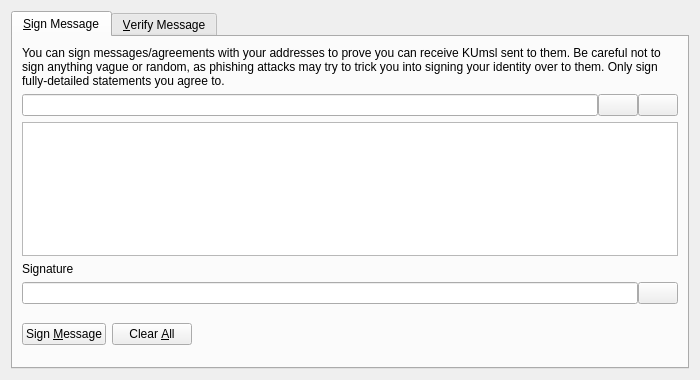
<?xml version="1.0" encoding="UTF-8"?>
<ui version="4.0">
 <class>SignVerifyMessageDialog</class>
 <widget class="QDialog" name="SignVerifyMessageDialog">
  <property name="geometry">
   <rect>
    <x>0</x>
    <y>0</y>
    <width>700</width>
    <height>380</height>
   </rect>
  </property>
  <property name="windowTitle">
   <string>Signatures - Sign / Verify a Message</string>
  </property>
  <property name="modal">
   <bool>true</bool>
  </property>
  <layout class="QVBoxLayout" name="verticalLayout">
   <item>
    <widget class="QTabWidget" name="tabWidget">
     <property name="currentIndex">
      <number>0</number>
     </property>
     <widget class="QWidget" name="tabSignMessage">
      <attribute name="title">
       <string>&amp;Sign Message</string>
      </attribute>
      <layout class="QVBoxLayout" name="verticalLayout_SM">
       <item>
        <widget class="QLabel" name="infoLabel_SM">
         <property name="text">
          <string>You can sign messages/agreements with your addresses to prove you can receive KUmsl sent to them. Be careful not to sign anything vague or random, as phishing attacks may try to trick you into signing your identity over to them. Only sign fully-detailed statements you agree to.</string>
         </property>
         <property name="textFormat">
          <enum>Qt::PlainText</enum>
         </property>
         <property name="wordWrap">
          <bool>true</bool>
         </property>
        </widget>
       </item>
       <item>
        <layout class="QHBoxLayout" name="horizontalLayout_1_SM">
         <property name="spacing">
          <number>0</number>
         </property>
         <item>
          <widget class="QValidatedLineEdit" name="addressIn_SM">
           <property name="toolTip">
            <string>The KUmsl address to sign the message with</string>
           </property>
          </widget>
         </item>
         <item>
          <widget class="QPushButton" name="addressBookButton_SM">
           <property name="toolTip">
            <string>Choose previously used address</string>
           </property>
           <property name="text">
            <string/>
           </property>
           <property name="shortcut">
            <string>Alt+A</string>
           </property>
           <property name="autoDefault">
            <bool>false</bool>
           </property>
          </widget>
         </item>
         <item>
          <widget class="QPushButton" name="pasteButton_SM">
           <property name="toolTip">
            <string>Paste address from clipboard</string>
           </property>
           <property name="text">
            <string/>
           </property>
           <property name="shortcut">
            <string>Alt+P</string>
           </property>
           <property name="autoDefault">
            <bool>false</bool>
           </property>
          </widget>
         </item>
        </layout>
       </item>
       <item>
        <widget class="QPlainTextEdit" name="messageIn_SM">
         <property name="toolTip">
          <string>Enter the message you want to sign here</string>
         </property>
        </widget>
       </item>
       <item>
        <widget class="QLabel" name="signatureLabel_SM">
         <property name="text">
          <string>Signature</string>
         </property>
         <property name="textFormat">
          <enum>Qt::PlainText</enum>
         </property>
        </widget>
       </item>
       <item>
        <layout class="QHBoxLayout" name="horizontalLayout_2_SM">
         <property name="spacing">
          <number>0</number>
         </property>
         <item>
          <widget class="QLineEdit" name="signatureOut_SM">
           <property name="font">
            <font>
             <italic>true</italic>
            </font>
           </property>
           <property name="readOnly">
            <bool>true</bool>
           </property>
          </widget>
         </item>
         <item>
          <widget class="QPushButton" name="copySignatureButton_SM">
           <property name="toolTip">
            <string>Copy the current signature to the system clipboard</string>
           </property>
           <property name="text">
            <string/>
           </property>
           <property name="autoDefault">
            <bool>false</bool>
           </property>
          </widget>
         </item>
        </layout>
       </item>
       <item>
        <layout class="QHBoxLayout" name="horizontalLayout_3_SM">
         <item>
          <widget class="QPushButton" name="signMessageButton_SM">
           <property name="toolTip">
            <string>Sign the message to prove you own this KUmsl address</string>
           </property>
           <property name="text">
            <string>Sign &amp;Message</string>
           </property>
           <property name="autoDefault">
            <bool>false</bool>
           </property>
          </widget>
         </item>
         <item>
          <widget class="QPushButton" name="clearButton_SM">
           <property name="toolTip">
            <string>Reset all sign message fields</string>
           </property>
           <property name="text">
            <string>Clear &amp;All</string>
           </property>
           <property name="autoDefault">
            <bool>false</bool>
           </property>
          </widget>
         </item>
         <item>
          <spacer name="horizontalSpacer_1_SM">
           <property name="orientation">
            <enum>Qt::Horizontal</enum>
           </property>
           <property name="sizeHint" stdset="0">
            <size>
             <width>40</width>
             <height>48</height>
            </size>
           </property>
          </spacer>
         </item>
         <item>
          <widget class="QLabel" name="statusLabel_SM">
           <property name="font">
            <font>
             <weight>75</weight>
             <bold>true</bold>
            </font>
           </property>
           <property name="text">
            <string/>
           </property>
           <property name="wordWrap">
            <bool>true</bool>
           </property>
          </widget>
         </item>
         <item>
          <spacer name="horizontalSpacer_2_SM">
           <property name="orientation">
            <enum>Qt::Horizontal</enum>
           </property>
           <property name="sizeHint" stdset="0">
            <size>
             <width>40</width>
             <height>48</height>
            </size>
           </property>
          </spacer>
         </item>
        </layout>
       </item>
      </layout>
     </widget>
     <widget class="QWidget" name="tabVerifyMessage">
      <attribute name="title">
       <string>&amp;Verify Message</string>
      </attribute>
      <layout class="QVBoxLayout" name="verticalLayout_VM">
       <item>
        <widget class="QLabel" name="infoLabel_VM">
         <property name="text">
          <string>Enter the receiver's address, message (ensure you copy line breaks, spaces, tabs, etc. exactly) and signature below to verify the message. Be careful not to read more into the signature than what is in the signed message itself, to avoid being tricked by a man-in-the-middle attack. Note that this only proves the signing party receives with the address, it cannot prove sendership of any transaction!</string>
         </property>
         <property name="textFormat">
          <enum>Qt::PlainText</enum>
         </property>
         <property name="alignment">
          <set>Qt::AlignLeading|Qt::AlignLeft|Qt::AlignTop</set>
         </property>
         <property name="wordWrap">
          <bool>true</bool>
         </property>
        </widget>
       </item>
       <item>
        <layout class="QHBoxLayout" name="horizontalLayout_1_VM">
         <property name="spacing">
          <number>0</number>
         </property>
         <item>
          <widget class="QValidatedLineEdit" name="addressIn_VM">
           <property name="toolTip">
            <string>The KUmsl address the message was signed with</string>
           </property>
          </widget>
         </item>
         <item>
          <widget class="QPushButton" name="addressBookButton_VM">
           <property name="toolTip">
            <string>Choose previously used address</string>
           </property>
           <property name="text">
            <string/>
           </property>
           <property name="shortcut">
            <string>Alt+A</string>
           </property>
           <property name="autoDefault">
            <bool>false</bool>
           </property>
          </widget>
         </item>
        </layout>
       </item>
       <item>
        <widget class="QPlainTextEdit" name="messageIn_VM"/>
       </item>
       <item>
        <widget class="QValidatedLineEdit" name="signatureIn_VM"/>
       </item>
       <item>
        <layout class="QHBoxLayout" name="horizontalLayout_2_VM">
         <item>
          <widget class="QPushButton" name="verifyMessageButton_VM">
           <property name="toolTip">
            <string>Verify the message to ensure it was signed with the specified KUmsl address</string>
           </property>
           <property name="text">
            <string>Verify &amp;Message</string>
           </property>
           <property name="autoDefault">
            <bool>false</bool>
           </property>
          </widget>
         </item>
         <item>
          <widget class="QPushButton" name="clearButton_VM">
           <property name="toolTip">
            <string>Reset all verify message fields</string>
           </property>
           <property name="text">
            <string>Clear &amp;All</string>
           </property>
           <property name="autoDefault">
            <bool>false</bool>
           </property>
          </widget>
         </item>
         <item>
          <spacer name="horizontalSpacer_1_VM">
           <property name="orientation">
            <enum>Qt::Horizontal</enum>
           </property>
           <property name="sizeHint" stdset="0">
            <size>
             <width>40</width>
             <height>48</height>
            </size>
           </property>
          </spacer>
         </item>
         <item>
          <widget class="QLabel" name="statusLabel_VM">
           <property name="font">
            <font>
             <weight>75</weight>
             <bold>true</bold>
            </font>
           </property>
           <property name="text">
            <string/>
           </property>
           <property name="wordWrap">
            <bool>true</bool>
           </property>
          </widget>
         </item>
         <item>
          <spacer name="horizontalSpacer_2_VM">
           <property name="orientation">
            <enum>Qt::Horizontal</enum>
           </property>
           <property name="sizeHint" stdset="0">
            <size>
             <width>40</width>
             <height>48</height>
            </size>
           </property>
          </spacer>
         </item>
        </layout>
       </item>
      </layout>
     </widget>
    </widget>
   </item>
  </layout>
 </widget>
 <customwidgets>
  <customwidget>
   <class>QValidatedLineEdit</class>
   <extends>QLineEdit</extends>
   <header>qvalidatedlineedit.h</header>
  </customwidget>
 </customwidgets>
 <resources>
  <include location="../kumsl.qrc"/>
 </resources>
 <connections/>
</ui>
